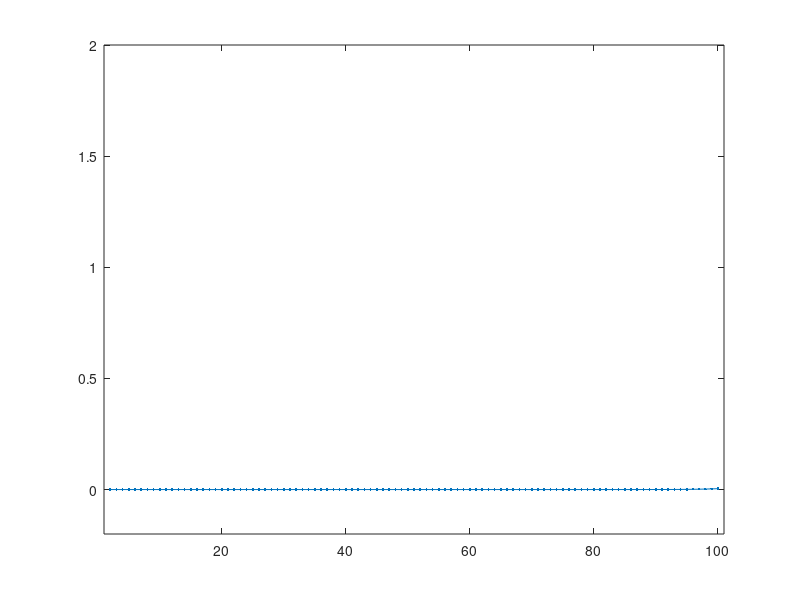

This figure's MATLAB source:
% Attempt at diffusion-only code in 1D
% Jeremie Joannes
% 09/08/2017

dx = 0.1;
nptsi = 101;

dt = 0.05;
nptst = 500;

a = .2; % diffusion coeff
v = 0.4; % transport velocity

% Initialise
u = zeros(nptsi,nptst);
u(20,1) = 1; u(30,1) = 2;

% Calculate
for n = 1:nptst-1
    for i = 2:nptsi-1
        
        u(i,n+1) = u(i,n) + dt*a*(u(i+1,n)+u(i-1,n)-2*u(i,n))/dx;
        % Add convection component:
        u(i,n+1) = u(i,n+1) - dt*v*(u(i+1,n)-u(i-1,n))/(2*dx);
    end
end

for n = 1:nptst
    figure(1)
    plot(2:nptsi-1,u(2:nptsi-1,n),'.-')
    axis([1 101 -0.2 2])
    pause(0.05)
end
        